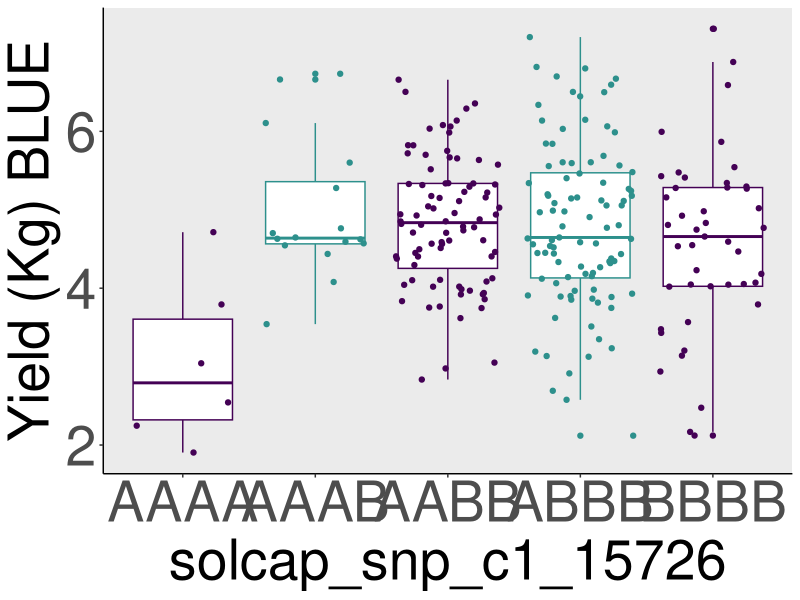
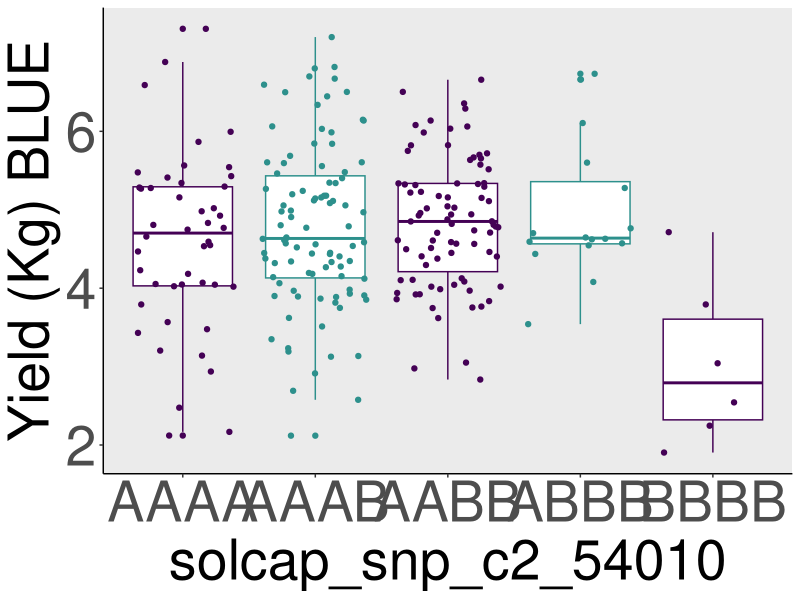
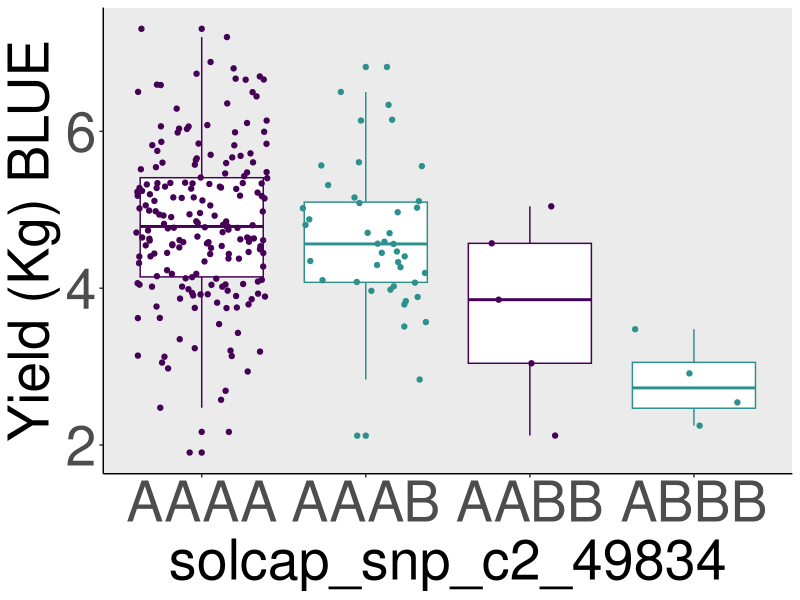
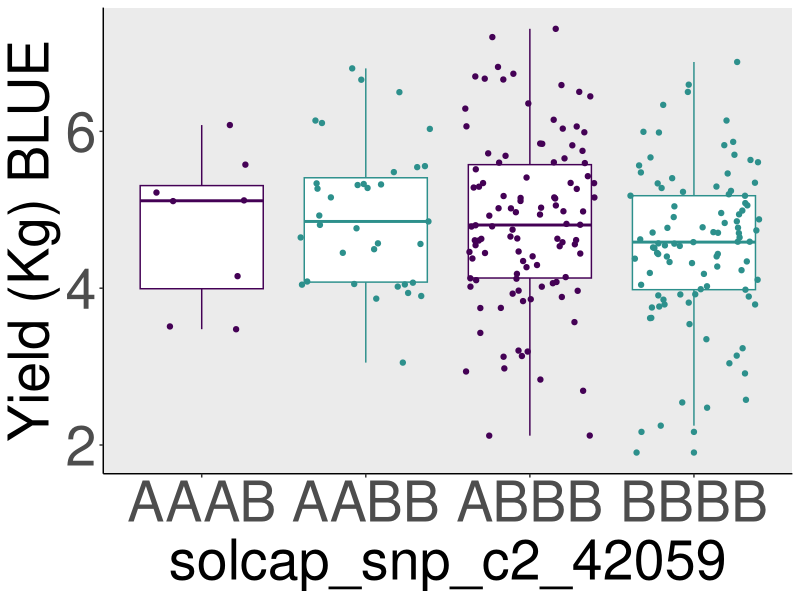
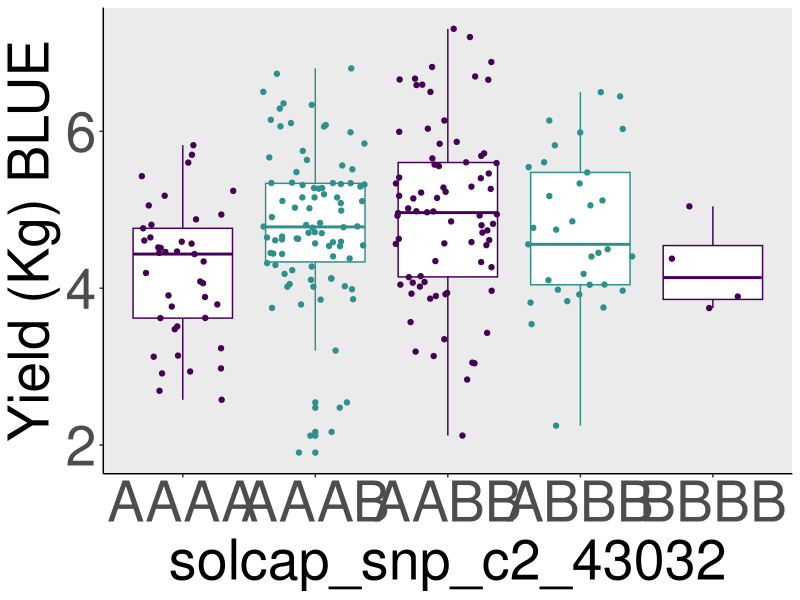
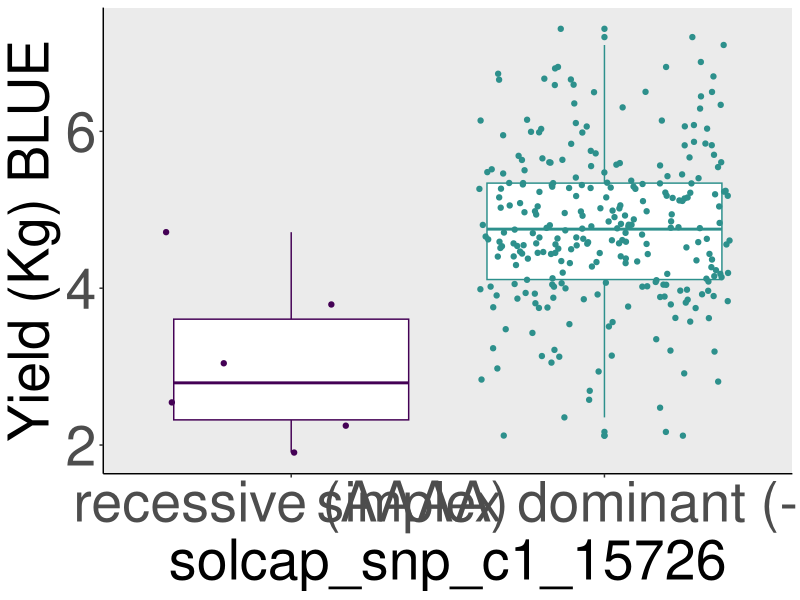
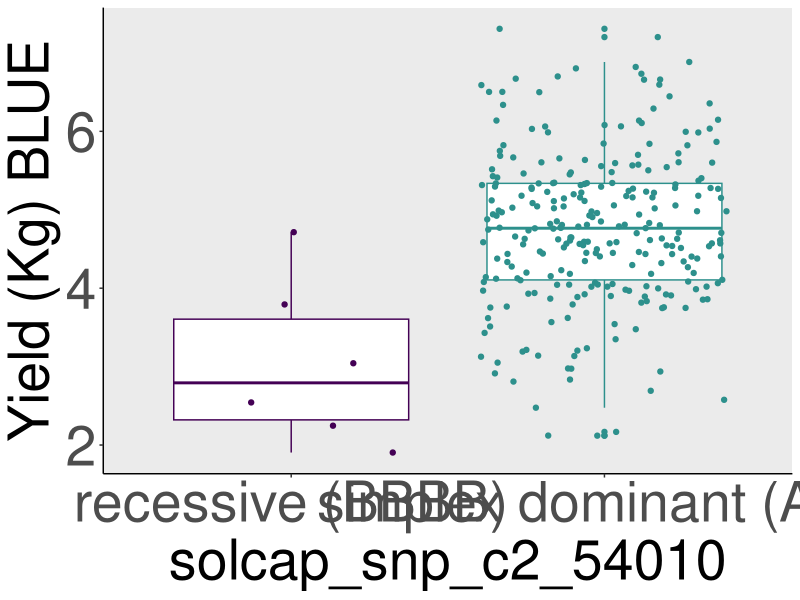
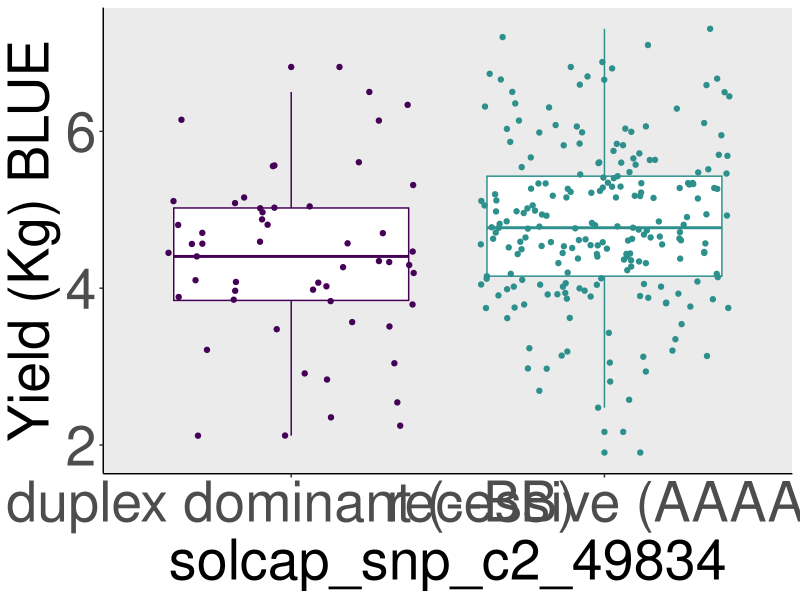

R code for these plots, in order:
## ---- chunk 1
knitr::opts_chunk$set(echo = TRUE)
## ---- chunk 2
library(tidyverse)
## ---- chunk 3
yield_BLUEs_dist <- 
  read.csv(file = "SNP_BLUEs_dist/yield_BLUEs_dist_data.csv", header = TRUE)

#convert SNP dosages to factor
yield_BLUEs_dist <- yield_BLUEs_dist %>%
  mutate(across(3:7, as.factor))


## ---- chunk 4
area_BLUEs_dist <- 
  read.csv(file = "SNP_BLUEs_dist/area_BLUEs_dist_data.csv", header = TRUE)

#convert SNP dosages to factor
area_BLUEs_dist <- area_BLUEs_dist %>%
  mutate(across(3:4, as.factor))
## ---- chunk 5
#create vector of SNPs
snps <- 
  names(yield_BLUEs_dist)[grepl("solcap", names(yield_BLUEs_dist))]

#loop through each SNP
for(snp in snps){
  
  #extract and prep data for current snp
   df <- yield_BLUEs_dist %>%
    select(yield_kg, all_of(snp)) %>% #note dont need cultivar ID
    na.omit() #remove NAs
  
  # Get unique genotypes in alphabetical order (for display)
  unique_genos <- sort(unique(df[[snp]]))
  
  # Assign alternating colors based on position
  alt_colors <- rep(c("#440155", "#2D908C"), length.out = length(unique_genos))
  names(alt_colors) <- unique_genos
  
  p <- yield_BLUEs_dist %>%
    na.omit() %>%
    ggplot(aes(x = .[[snp]], y = yield_kg, #snp vs yield BLUE
               col = .[[snp]]))+ #colors
    geom_boxplot() + #boxplots
    geom_jitter() + #show points
    scale_color_manual(values = alt_colors) + #alternating colors
    scale_x_discrete(limits = unique_genos) +  # enforce alphabetical order on x-axis
    labs(x = snp, y = "Yield (Kg) BLUE") + #adjust labels
    
    #adjust theme
    theme(
    panel.grid.major = element_blank(), #remove major grid lines
    panel.grid.minor = element_blank(), #remove minor grid lines
    axis.line = element_line(), #add lines to axes
    axis.text.x = element_text(size = 40), #larger x axis text
    axis.title.x = element_text(size = 40), #larger x axis title
    axis.text.y = element_text(size = 40), #larger y axis text
    axis.title.y = element_text(size = 40), #larger y axis title
    legend.position = "none" #no legend
    )
  
    #save plots
    ggsave(filename = paste0("SNP_BLUEs_dist/", snp, "_yield_dist.pdf"), plot = p,
         width = 16, height = 8.5, dpi = 350)
  
}
## ---- chunk 6
#create a lookup table for the different models (see results summary table)
yield_SNP_models <- data.frame(
  SNP = c(colnames(yield_BLUEs_dist)[3:7]),
  model = c("1-dom-alt", "1-dom-ref", "2-dom-alt", "1-dom-ref", "1-dom-alt")
)

#recode data
yield_SNP_recode <- yield_BLUEs_dist %>%
  
  #convert to long format
  pivot_longer(cols = starts_with("solcap"),
               names_to = "SNP",
               values_to = "genotype") %>%
  
  #merge with lookup table
  left_join(yield_SNP_models, by = "SNP") %>%
  
  #recode based on model
  mutate(genotype_class = case_when(
      model == "1-dom-alt" & genotype == "AAAA" ~ "recessive (AAAA)",
      model == "1-dom-alt" & genotype != "AAAA" ~ "simplex dominant (---B)",
      model == "1-dom-ref" & genotype == "BBBB" ~ "recessive (BBBB)",
      model == "1-dom-ref" & genotype != "BBBB" ~ "simplex dominant (A---)",
      model == "2-dom-alt" & genotype == "AAAA" ~ "recessive (AAAA)",
      model == "2-dom-alt" & genotype != "AAAA" ~ "duplex dominant (--BB)"
    )) %>%
  
  #select required data
  select(yield_kg, SNP, genotype_class)

#create vector of SNPs
snps <- unique(yield_SNP_recode$SNP)
    
#loop through each SNP
for(snp in snps){
    
    #filter by current snp + remove NAs
  df <- yield_SNP_recode %>%
    filter(SNP == snp) %>%
    na.omit()
  
  # Get unique genotypes in alphabetical order (for display)
  unique_genos <- sort(unique(df$genotype_class))
  
  # Assign alternating colors based on position
  alt_colors <- rep(c("#440155", "#2D908C"), length.out = length(unique_genos))
  names(alt_colors) <- unique_genos
  
  p <- df %>%
    na.omit() %>%
    ggplot(aes(x = genotype_class, y = yield_kg, #snp vs yield BLUE
               col = genotype_class))+ #colors
    geom_boxplot() + #boxplots
    geom_jitter() + #show points
    scale_color_manual(values = alt_colors) + #alternating colors
    scale_x_discrete(limits = unique_genos) +  # enforce alphabetical order on x-axis
    labs(x = snp, y = "Yield (Kg) BLUE") + #adjust labels
    
    #adjust theme
    theme(
    panel.grid.major = element_blank(), #remove major grid lines
    panel.grid.minor = element_blank(), #remove minor grid lines
    axis.line = element_line(), #add lines to axes
    axis.text.x = element_text(size = 40), #larger x axis text
    axis.title.x = element_text(size = 40), #larger x axis title
    axis.text.y = element_text(size = 40), #larger y axis text
    axis.title.y = element_text(size = 40), #larger y axis title
    legend.position = "none" #no legend
    )
  
  #save plots
    ggsave(filename = paste0("SNP_BLUEs_dist/", snp, "_yield_dist_recode.pdf"), 
           plot = p, width = 16, height = 8.5, dpi = 350)
    
}
## ---- chunk 7
#create vector of SNPs
snps <- 
  names(area_BLUEs_dist)[grepl("solcap", names(area_BLUEs_dist))]

#loop through each SNP
for(snp in snps){
  
  #extract and prep data for current snp
   df <- area_BLUEs_dist %>%
    select(Max_area_plant_m2, all_of(snp)) %>% #note dont need cultivar ID
    na.omit() #remove NAs
  
  # Get unique genotypes in alphabetical order (for display)
  unique_genos <- sort(unique(df[[snp]]))
  
  # Assign alternating colors based on position
  alt_colors <- rep(c("#440155", "#2D908C"), length.out = length(unique_genos))
  names(alt_colors) <- unique_genos
  
  p <- area_BLUEs_dist %>%
    na.omit() %>%
    ggplot(aes(x = .[[snp]], y = Max_area_plant_m2, #snp vs area BLUE
               col = .[[snp]]))+ #colors
    geom_boxplot() + #boxplots
    geom_jitter() + #show points
    scale_color_manual(values = alt_colors) + #alternating colors
    scale_x_discrete(limits = unique_genos) +  # enforce alphabetical order on x-axis
    labs(x = snp, #adjust labels
         y = expression("Max canopy area (m"^2*") BLUE")) + 
    
    #adjust theme
    theme(
      panel.grid.major = element_blank(), #remove major grid lines
      panel.grid.minor = element_blank(), #remove minor grid lines
      axis.line = element_line(), #add lines to axes
      axis.text.x = element_text(size = 40), #larger x axis text
      axis.title.x = element_text(size = 40), #larger x axis title
      axis.text.y = element_text(size = 40), #larger y axis text
      axis.title.y = element_text(size = 40), #larger y axis title
      legend.position = "none" #no legend 
    )
  
  #save plots
  ggsave(filename = paste0("SNP_BLUEs_dist/", snp, "_area_dist.pdf"), plot = p,
         width = 16, height = 8.5, dpi = 350)
}
## ---- chunk 8
#create a lookup table for the different models (see results summary table)
area_SNP_models <- data.frame(
  SNP = c(colnames(area_BLUEs_dist)[3:4]),
  model = c("1-dom-ref", "1-dom-alt")
)

#recode data
area_SNP_recode <- area_BLUEs_dist %>%
  
  #convert to long format
  pivot_longer(cols = starts_with("solcap"),
               names_to = "SNP",
               values_to = "genotype") %>%
  
  #merge with lookup table
  left_join(area_SNP_models, by = "SNP") %>%
  
  #recode based on model
  mutate(genotype_class = case_when(
    model == "1-dom-alt" & genotype == "AAAA" ~ "recessive (AAAA)",
    model == "1-dom-alt" & genotype != "AAAA" ~ "simplex dominant (---B)",
    model == "1-dom-ref" & genotype == "BBBB" ~ "recessive (BBBB)",
    model == "1-dom-ref" & genotype != "BBBB" ~ "simplex dominant (A---)",
  )) %>%
  
  #select required data
  select(Max_area_plant_m2, SNP, genotype_class)

#create vector of SNPs
snps <- unique(area_SNP_recode$SNP)

#loop through each SNP
for(snp in snps){
  
  #filter by current snp + remove NAs
  df <- area_SNP_recode %>%
    filter(SNP == snp) %>%
    na.omit()
  
  # Get unique genotypes in alphabetical order (for display)
  unique_genos <- sort(unique(df$genotype_class))
  
  # Assign alternating colors based on position
  alt_colors <- rep(c("#440155", "#2D908C"), length.out = length(unique_genos))
  names(alt_colors) <- unique_genos
  
  p <- df %>%
    na.omit() %>%
    ggplot(aes(x = genotype_class, y = Max_area_plant_m2, #snp vs area BLUE
               col = genotype_class))+ #colors
    geom_boxplot() + #boxplots
    geom_jitter() + #show points
    scale_color_manual(values = alt_colors) + #alternating colors
    scale_x_discrete(limits = unique_genos) +  # enforce alphabetical order on x-axis
    labs(x = snp, #adjust labels
         y = expression("Max canopy area (m"^2*") BLUE")) +
    
    #adjust theme
    theme(
      panel.grid.major = element_blank(), #remove major grid lines
      panel.grid.minor = element_blank(), #remove minor grid lines
      axis.line = element_line(), #add lines to axes
      axis.text.x = element_text(size = 40), #larger x axis text
      axis.title.x = element_text(size = 40), #larger x axis title
      axis.text.y = element_text(size = 40), #larger y axis text
      axis.title.y = element_text(size = 40), #larger y axis title
      legend.position = "none" #no legend
    )
  
  #save plots
  ggsave(filename = paste0("SNP_BLUEs_dist/", snp, "_area_dist_recode.pdf"), 
         plot = p, width = 16, height = 8.5, dpi = 350)
  
}
